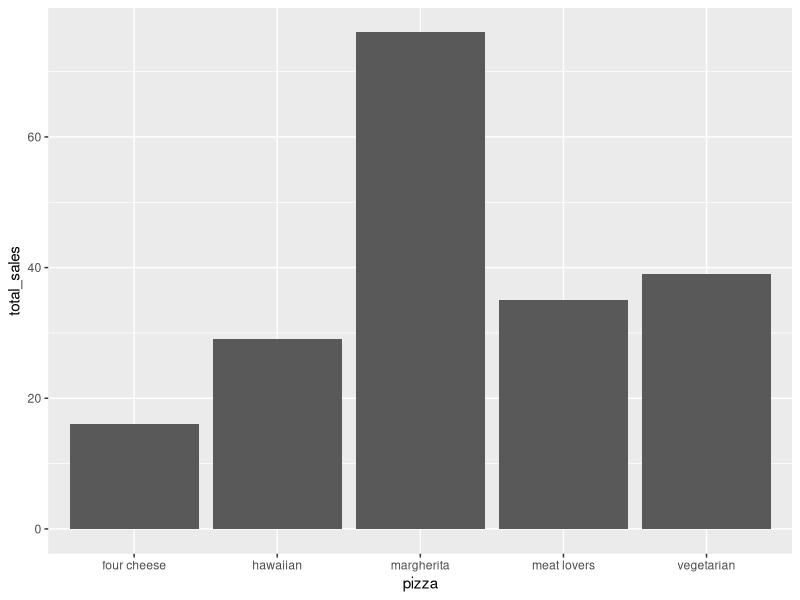
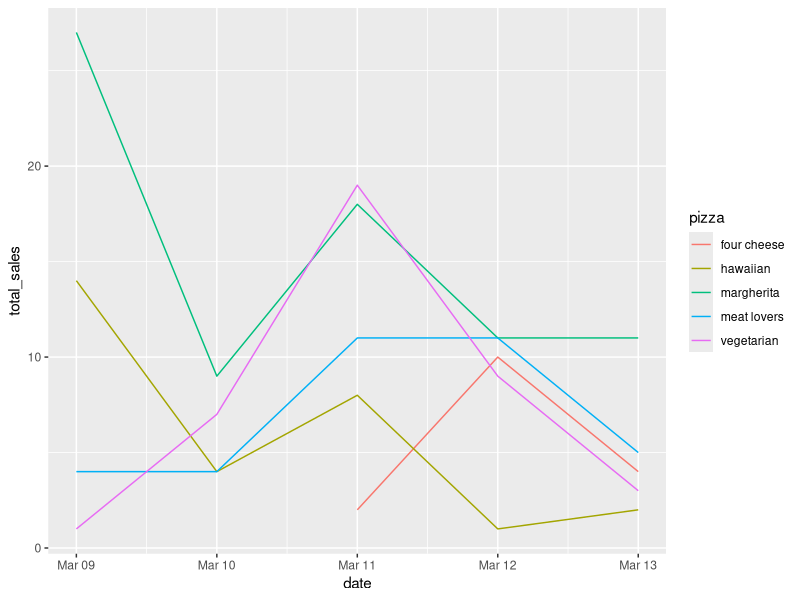
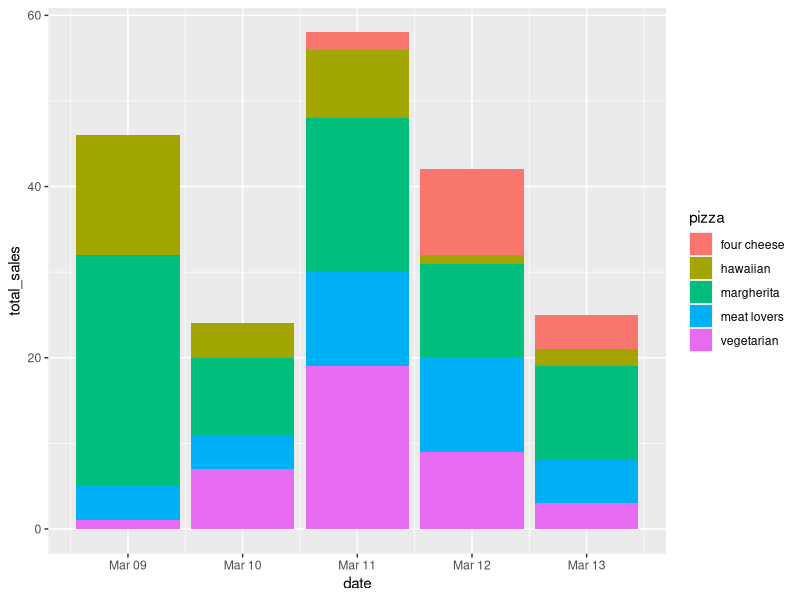
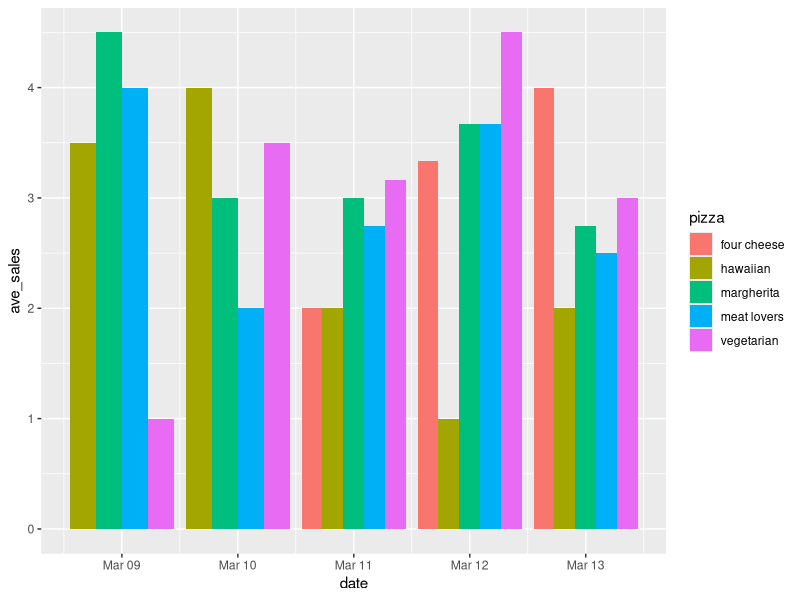
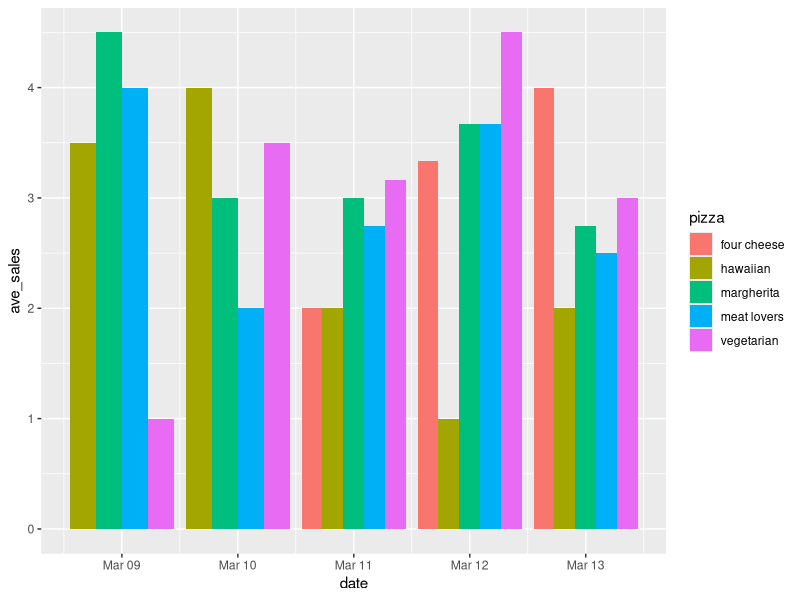

Reproduce these figures in R, in order.
# Pizza sales

##### 1. Load packages #######
library(tidyverse)
library(lubridate)

##### 2. Load data #######
sales_data <- read.csv("sales/202003_sales.csv")

##### 3. Create summaries #####

# Monique's additions:
# The codes provided by the lines 13 to 15 give an output (graph) of the monthly
# sales per pizza type.
# In order to get that result it was created a nested function. First, it was 
# created a new object called "sales_summary"  where we used the data frame
# "sales_data, grouped the variables "pizza" and "month" and made a sum of the 
# total pizzas sold called here as "total_sales.

# The pipes are designed to be used in this nested functions, where the result
# of one function becomes the argument for the next function. 
# Monthly sales per pizza type   

# Kim's additions:
# Monthly sales per pizza type
# This code creates a new dataframe (summary table), sales_summary, with three
# columns: pizza, month, and total sales by pizza and month. The group_by() 
# function grouped the sales_data by pizza and month, and the summarize() 
# function summed summed the number of pizzas sold for each pizza x month 
# combination.

# Jinyi's additions:
# Group the sales_data by pizza type and then month. Then calculate the total
# sales for each group, which is the sum of the number value.
# Monthly sales per pizza type

# Juneaid's additions:
# This is a pipe that orders the data in sequence and sorts/groups the data based
# on pizza type and month and then gives the total sales each month per pizza type.

# Diego's comments:
sales_summary <- sales_data %>% # In this line we are assigning all the code to 
  # a new object called sales_summary, we started with the dataset sales_data, 
  # then we used pipes to move forward with this dataset. When we see the pipes 
  # symbol %>% it means that we are doing a sequence of actions. 
  group_by(pizza, month) %>% # Here we use group_by() to put the observations 
  # in groups, and the following operations will be performed "by group". 
  # Because we put two arguments inside the function, this will group both by 
  # the pizza type, and month. (then pipes again)
  summarize(total_sales = sum(number)) # The function summarise() creates a new 
  # dataframe, it will have one (or more) rows for each combination of grouping 
  # variables. In this case, because we said sum(number), this column called 
  # "total_sales" will show the sum of the elements in the "number" rows for each 
  # of the groups above. The result will allow us to see the total of each 
  # flavor of pizza sold and which month that was sold. It is worth to note 
  # that after running this, the console pane returns the following message: 
  # `summarise()` has grouped output by 'pizza'. You can override using the 
  #`.groups` argument.
  # I checked on Google and found the following about it: The reason for the 
  # message is that the dplyr package drops the last group variable that was 
  # specified in the group_by function, in case we are using multiple columns to 
  # group our data before applying the summarise function. This message helps to 
  # make the user aware that a grouping was performed. However, the message does 
  # not have an impact on the final result.
  
# Jason's comments
sales_summary <- sales_data %>% 
  #The creation of a new table/dataframe, using a pipe flow
  group_by(pizza, month) %>% 
  #Taking a group of data, the pizza and month columns, from sales_data
  # continuing the pipe, combining all matching data of the groups into single
  # rows. In this case, each type of pizza per month gets its own row.
  summarize(total_sales = sum(number))
  # Summarizing the two pizza and month columns with the creation of a new 
  # column, total_sales, that sums all the data in the number column that 
  # corrresponds to the grouped data of pizza/month.

sales_summary <- sales_data %>%
  group_by(pizza, month) %>% 
  summarize(total_sales = sum(number))

# Monique's additions:
# Here we are using ggplot to make a bar plot of sales_summary, where the x axis
# it the variable pizza and y axis the total sales.
# It is possible to identify that margheritta pizza had the highest sales for
# pizza of the month.

ggplot(data = sales_summary, aes(x = pizza, y = total_sales))+
  geom_bar(stat = "identity")

# Daily sales
# Create "proper" dates
sales_data$date <- ymd(paste(sales_data$year, "/", sales_data$month, "/", sales_data$day))  

# Monique's additions
# Here, it was also created a nested function very similar with the one above 
# using sales_data , but instead of grouping by pizza type and month, 
# it grouped by day, that is, sales made from mar 09 to 13. 
# It used the summarize function here as well, and it counted total_sales
# as the sum of the column "number".

# Juneaid's addition?
# Creates a column named date and pastes the data from three columns into the 
# newly created date column.

# Kim's additions:
# Summarize data
# This code creates a new dataframe (summary table), sales_summary_daily, with 
# three columns: pizza, date, and total sales by pizza and date. The group_by()
# function grouped the sales_data by pizza and date (created in the step above),
# and the summarize() function summed the number of pizzas sold for each 
# pizza x date combination.

# Jinyi's additions:
# Group the sales_data by pizza type and then date. Then calculate the total
# sales for each group, which is the sum of number value.

# Juneaid's comments
sales_summary_daily <- sales_data %>%
  # Beginning of a new pipe after creating a date column that looks at days.
  group_by(pizza, date) %>% 
  # The columns being grouped are pizza and date, so each row of a type of pizza
  # on a given day will be combined into a single row.
  summarize(total_sales = sum(number))
  # The new summary column based on the grouped data is totaling the number of
  # each type of pizza on each day using the sum function on the number column.

# Also Juneaid? Jason
# Summarize data
sales_summary_daily <- sales_data %>%
  group_by(pizza, date) %>% 
  summarize(total_sales = sum(number))
# This is a pipe that orders the data in sequence and sorts/groups the data based
# on pizza type and date and then gives the total sales per pizza type date-wise.

# Diego's comments
# Summarize data
sales_summary_daily <- sales_data %>% # Once again creating a new object, 
  # selecting our dataset, and using pipes to establish a sequence of actions. 
  group_by(pizza, date) %>% # We are doing the same thing we did in question 3, 
  # but now the second group will be the actual date, which now has its columns 
  # that was created in the previous step. (then pipes again)
  summarize(total_sales = sum(number)) # This is very similar to what we did 
  # before, but here we are working with the dates and not months. The result 
  # is a dataframe where we'll see all the pizza flavors, the day they were sold, 
  # and how many pizzas were sold that day.

# Summarize data
sales_summary_daily <- sales_data %>%
  group_by(pizza, date) %>% 
  summarize(total_sales = sum(number))

# Monique's addition:
# Here we got a plot of the just created "sales_summary_daily". With date 
# from mar 09 to 13 on the x axis and total_sales on the y axis. 
# It is possible to identify that margheritta and vegetarian were highly 
# consumed on march 11.
# on the bar plot, it is easier to visualize and identify the consumption 
# of each type of  pizza per day, given here by color. 
#  

# Plot
ggplot(data = sales_summary_daily, aes(x = date, y = total_sales, color = pizza))+
  geom_line()

ggplot(data = sales_summary_daily, aes(x = date, y = total_sales, fill = pizza))+
  geom_bar(stat = "identity")

# Monique's additions
# Here, it was created another nested function, where sales_data was used again,
# it grouped by pizza and date, however instead of getting the sum of the 
# total sales, it gets the mean of the column number, that is, the mean of 
# the total of sales per day for each pizza type.

  # Junaid's comments:
  # Bar graph showing pizza-type sales date-wise with hawaiian sales starting off
# high on Mar 9 followed by four cheese and hawaiian pizza peak sales on 11 Mar
# which then dips down afterwards.However, four cheese pizza maintains the 
# dominance in sales compared to other pizzas. Bar graph looks more intuitive 
# compared to line graph.

# Kim's additions:
# Average data
# This code creates a new dataframe (summary table), sales_ave_daily, with three
# columns: pizza, date, and mean number of sales by pizza and date. The group_by() 
# function grouped the sales_data by pizza and date, and the summarize() 
# function averages number of sales for each pizza x date combination. The 

# Jinyi's additions:
# Group the sales_data by pizza type and then date. Then calculate the ave_sales,
# which is the mean of the number value.

# Juneaid's comments
sales_ave_daily <- sales_data %>%
  #Beginning of a new pipe looking at average daily instead of total daily sales.
  group_by(pizza, date) %>% 
  # Columns being grouped are the same as the last summary, pizza and date.
  summarize(ave_sales = mean(number))
  # This summary is performing the mean function on the number column for each 
  # type of pizza on each day to find the average number per day per type.

# Diego's comments
# Average data
sales_ave_daily2 <- sales_data %>% # Once again, this is similar to what was done 
  # before, new object <- dataset %>% (pipes to create sequence),
  group_by(pizza, date) %>% # function group_by() to group variables together, 
  # then pipes to keep the sequence. 
  summarize(ave_sales = mean(number)) # This will result in an average of how 
  # many pizzas were sold that day. Checking the original dataset, I saw that 
  # there are multiple entries for the same day and same pizza. For example, 
  # for the Hawaiian pizza, there are 4 different rows but all are from the same 
  # day. Even though this is the case, each of this rows for Hawaiian has a 
  # different amount of pizzas sold (number column), so the mean here is the 
  # average of the pizzas sold on that day. This is taking all the repetitive 
  # dates, and making an average from that. 
  
# Average data
sales_ave_daily <- sales_data %>%
  group_by(pizza, date) %>% 
  summarize(ave_sales = mean(number))

# Monique's addition:
# It gives a bar plot with the results from the nested functions above.
# Our data here is sales_ave_daily, with date on the x axis and ave_sales on the 
# y axis, and it is filled the bars with the variable pizza. 
# From the average sales perceptive, all pizzas types vary each day, but
# margheritta seems to be one of the most promising ones, especially on mar 09. 
ggplot(data = sales_ave_daily, aes(x = date, y = ave_sales, fill = pizza))+
  geom_bar(stat = "identity", position = "dodge")

# Jason?
ggplot(data = sales_ave_daily, aes(x = date, y = ave_sales, fill = pizza))+
  geom_bar(stat = "identity", position = "dodge")
  # Juneaid's comments
# Line graph showing pizza-type sales date-wise with margherita sales starting off
# high on Mar 9 followed by four cheese and margherita pizza peak sales on 11 Mar
# which then dips down afterwards.
